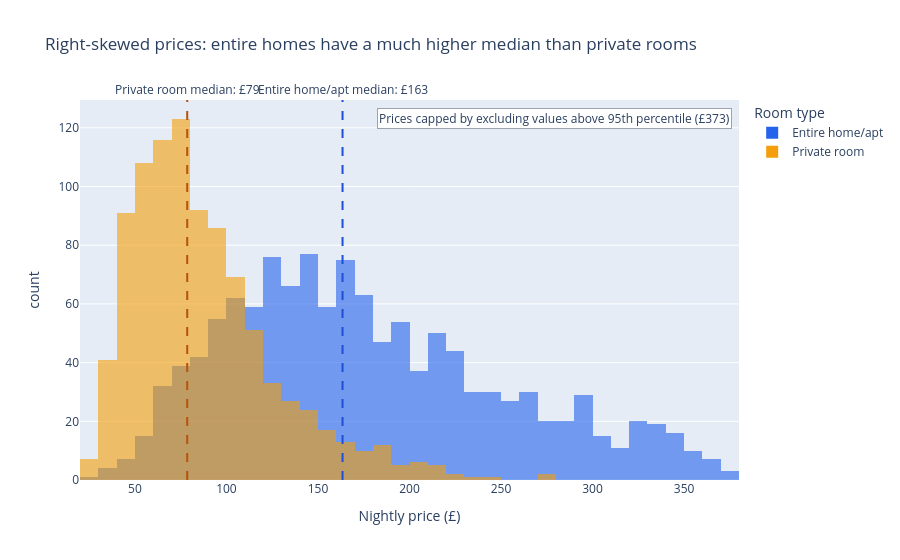

Here is the notebook cell this chart was saved with:
### Markdown cell above
## Task 1 — Histogram: price by room type (overlapping distributions)

**What to build:** A histogram showing price distributions for **Entire home/apt vs Private room** (exclude Shared room — too few observations) overlaid on the same chart.

**Requirements:**
- Both room types on the same chart (use `color='room_type'`)
- `barmode='overlay'` with `opacity=0.6` so both distributions are visible
- A vertical line for the median of EACH room type, differently coloured
- Insight title comparing the two distributions

> 💡 `df_cap[df_cap['room_type'].isin(['Entire home/apt','Private room'])]`

### Code cell
# Task 1
# YOUR CODE HERE
# Task 1 — overlapping price distributions for Entire home/apt and Private room
# Prices above the 95th percentile are excluded as instructed.
p95 = df['price'].quantile(0.95)
df_cap = df[df['price'] <= p95].copy()
plot_df = df_cap[df_cap['room_type'].isin(['Entire home/apt', 'Private room'])].copy()

medians = plot_df.groupby('room_type')['price'].median()
fig = px.histogram(
    plot_df,
    x='price',
    color='room_type',
    barmode='overlay',
    opacity=0.6,
    nbins=40,
    color_discrete_map={
        'Entire home/apt': '#2563eb',
        'Private room': '#f59e0b'
    },
    labels={'price': 'Nightly price (£)', 'count': 'Number of listings', 'room_type': 'Room type'},
    title='Right-skewed prices: entire homes have a much higher median than private rooms'
)

# Add a differently coloured median line and annotation for each room type.
line_colours = {'Entire home/apt': '#1d4ed8', 'Private room': '#b45309'}
for room, median_price in medians.items():
    fig.add_vline(
        x=median_price,
        line_dash='dash',
        line_color=line_colours[room],
        line_width=2,
        annotation_text=f'{room} median: £{median_price:.0f}',
        annotation_position='top'
    )

fig.add_annotation(
    x=0.99, y=0.98, xref='paper', yref='paper',
    text=f'Prices capped by excluding values above 95th percentile (£{p95:.0f})',
    showarrow=False, xanchor='right', yanchor='top',
    bgcolor='white', bordercolor='#9ca3af'
)
fig.update_layout(legend_title_text='Room type')
fig.show()

print(f'95th percentile price: £{p95:.2f}')
print('Median prices by room type (£):')
print(medians.round(2))

### Figure 1 — Plotly figure (JSON) as saved in the notebook; plotly's stock layout.template omitted (floating-point values rounded to 4 significant figures; data arrays with more than 128 entries replaced by an {"elided": "..."} marker saying what was removed)
{"data": [{"bingroup": "x", "hovertemplate": "Room type=Entire home/apt<br>Nightly price (£)=%{x}<br>count=%{y}<extra></extra>", "legendgroup": "Entire home/apt", "marker": {"color": "#2563eb", "opacity": 0.6, "pattern": {"shape": ""}}, "name": "Entire home/apt", "nbinsx": 40, "orientation": "v", "showlegend": true, "type": "histogram", "x": {"elided": "1251 float values"}, "xaxis": "x", "yaxis": "y"}, {"bingroup": "x", "hovertemplate": "Room type=Private room<br>Nightly price (£)=%{x}<br>count=%{y}<extra></extra>", "legendgroup": "Private room", "marker": {"color": "#f59e0b", "opacity": 0.6, "pattern": {"shape": ""}}, "name": "Private room", "nbinsx": 40, "orientation": "v", "showlegend": true, "type": "histogram", "x": {"elided": "942 float values"}, "xaxis": "x", "yaxis": "y"}], "layout": {"annotations": [{"showarrow": false, "text": "Entire home/apt median: £163", "x": 163.4, "xanchor": "center", "xref": "x", "y": 1, "yanchor": "bottom", "yref": "y domain"}, {"showarrow": false, "text": "Private room median: £79", "x": 78.57, "xanchor": "center", "xref": "x", "y": 1, "yanchor": "bottom", "yref": "y domain"}, {"bgcolor": "white", "bordercolor": "#9ca3af", "showarrow": false, "text": "Prices capped by excluding values above 95th percentile (£373)", "x": 0.99, "xanchor": "right", "xref": "paper", "y": 0.98, "yanchor": "top", "yref": "paper"}], "barmode": "overlay", "legend": {"title": {"text": "Room type"}, "tracegroupgap": 0}, "shapes": [{"line": {"color": "#1d4ed8", "dash": "dash", "width": 2}, "type": "line", "x0": 163.4, "x1": 163.4, "xref": "x", "y0": 0, "y1": 1, "yref": "y domain"}, {"line": {"color": "#b45309", "dash": "dash", "width": 2}, "type": "line", "x0": 78.57, "x1": 78.57, "xref": "x", "y0": 0, "y1": 1, "yref": "y domain"}], "title": {"text": "Right-skewed prices: entire homes have a much higher median than private rooms"}, "xaxis": {"anchor": "y", "domain": [0, 1], "title": {"text": "Nightly price (£)"}}, "yaxis": {"anchor": "x", "domain": [0, 1], "title": {"text": "count"}}}}
